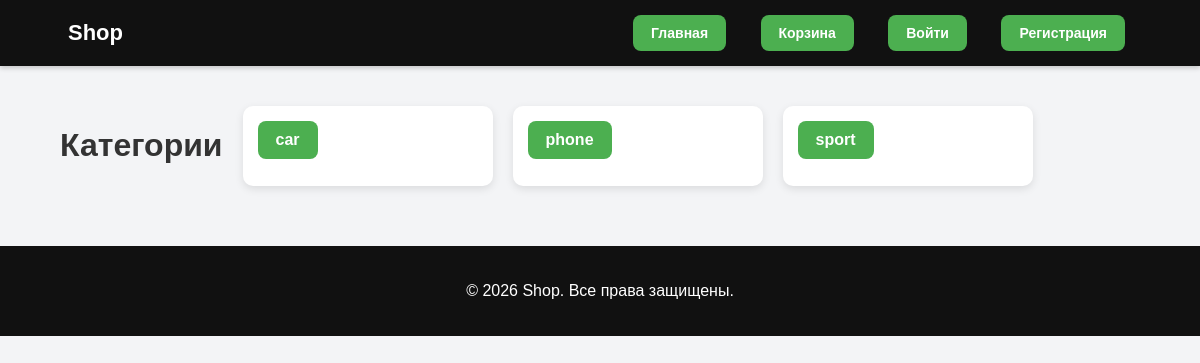
The page / on the database its author committed.
### catalog/models.py (models this page shows, shortened)
class Category(models.Model):
    name = models.CharField(max_length=100)
    slug = models.SlugField(unique=True)

### catalog/views.py (the view)
# urls.py: path("", views.home, name="home"),
def home(request):
    categories = Category.objects.all()
    return render(request, "catalog/home.html", {"categories": categories})

### catalog/templates/catalog/home.html
{% extends "base.html" %}
{% block content %}
<h1>Категории</h1>
{% for c in categories %}
  <div class="card">
    <a href="{% url 'catalog:product_list' c.slug %}" class="btn">
      {{ c.name }}
    </a>
  </div>
{% endfor %}
{% endblock %}

### static/css/style.css (style rules this page uses)
body { font-family: "Arial", sans-serif; margin: 0; background: #f0f2f5; color: #333; }
.card { background: white; border-radius: 10px; padding: 15px; flex: 1 1 200px; max-width: 220px; box-shadow: 0 3px 8px rgba(0,0,0,0.1); transition: transform 0.2s, box-shadow 0.2s; }
button, .btn { background: #1a73e8; color: white; border: none; padding: 8px 15px; border-radius: 5px; cursor: pointer; transition: background 0.3s; }

### catalog/templates/base.html (style rules this page uses)
body { margin: 0; font-family: Arial, sans-serif; background: #f3f4f6; }
.btn { display: inline-block; padding: 10px 18px; background: #4CAF50; color: white; border-radius: 8px; text-decoration: none; font-weight: bold; transition: 0.3s; }

### rows shown on the page
Category: name "car"
Category: name "phone"
Category: name "sport"
